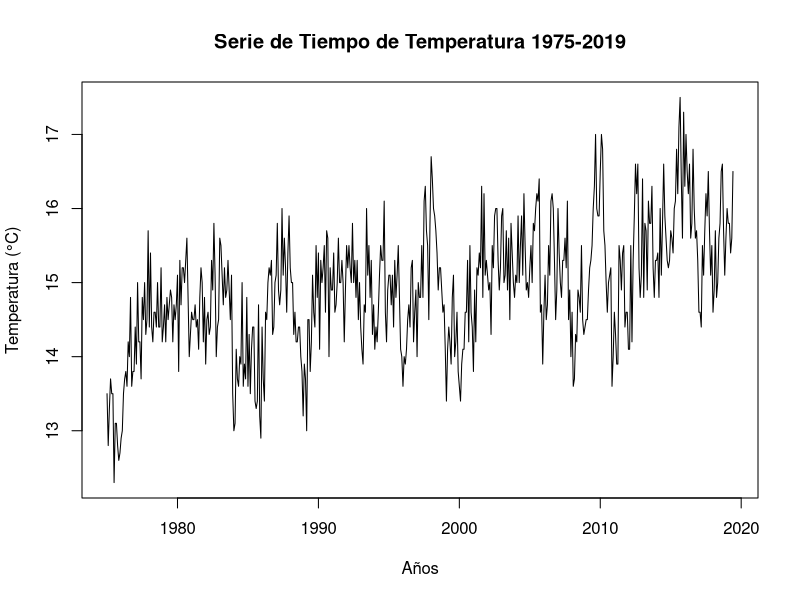
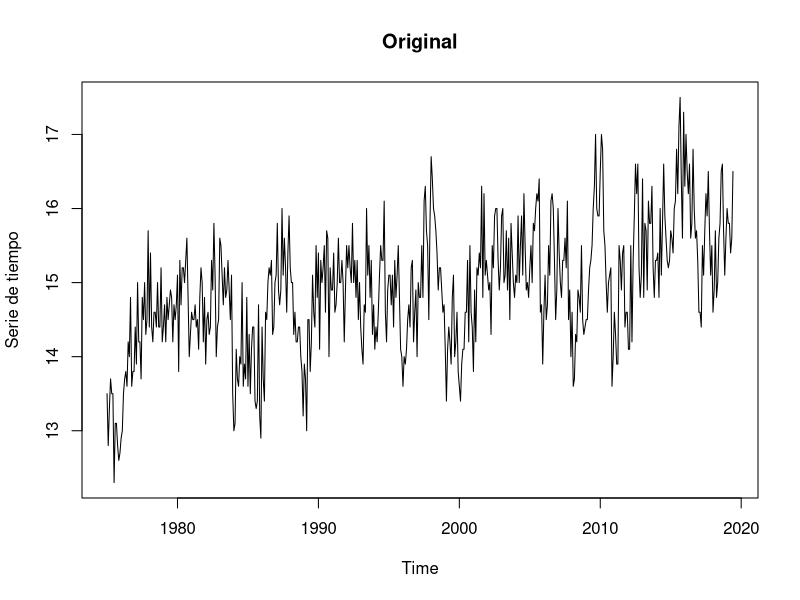
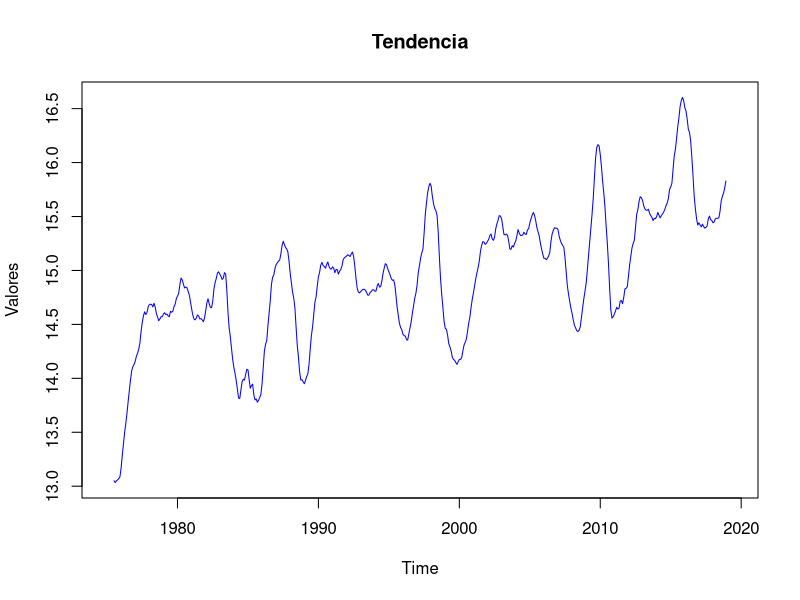
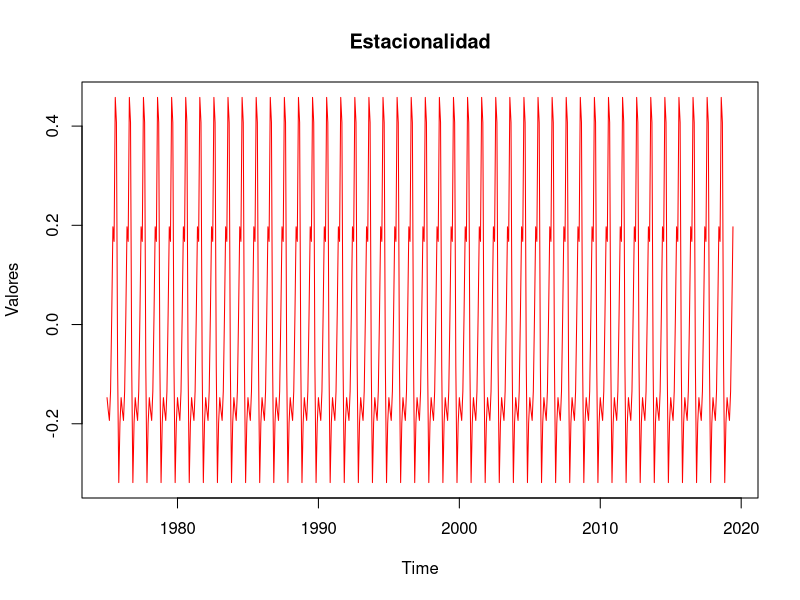
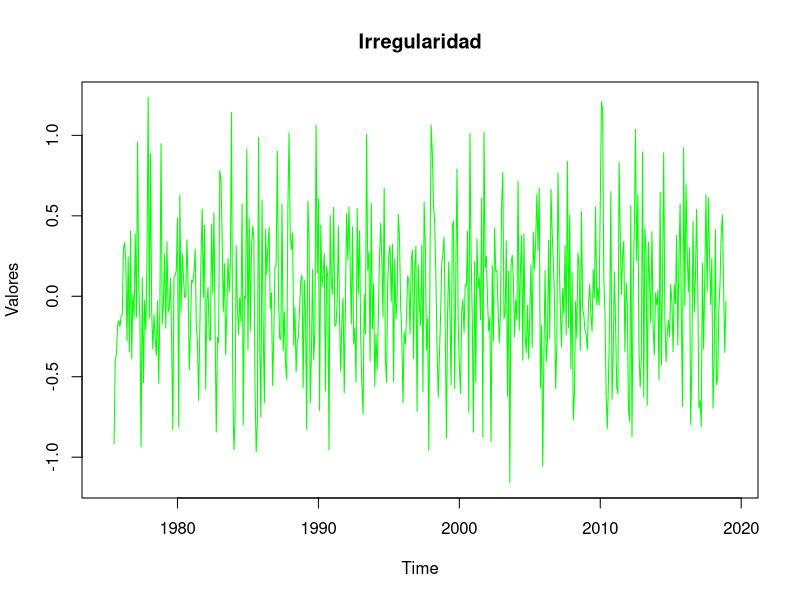
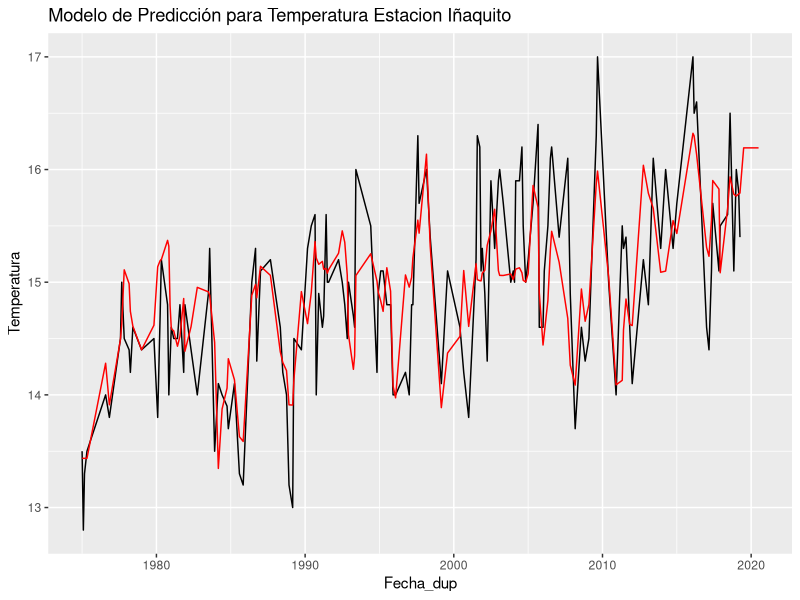
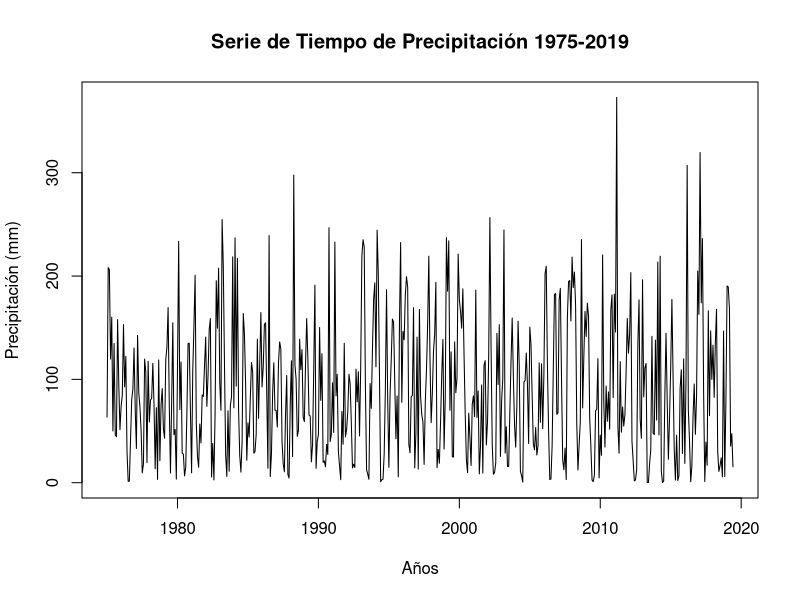
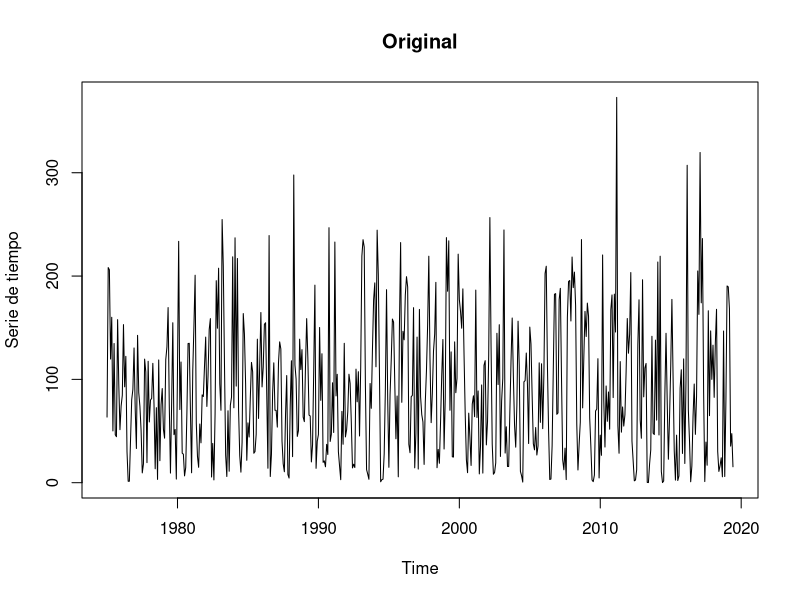

Write the R code that produced these figures, in order.
###MODELO DE PREDICCION ESTADISTICO PROYECTO#####

### 1. Instalación y carga de paquetes.
library(lubridate)
library(dplyr)
library(tidyr)
library(ggplot2)
library(caret)
library(randomForest)
library(zoo)
library(stats)

### Carga de datos

setwd("~/ING AMBIENTAL/INFORMATICA23-24/Proyecto")
temp <- read.csv("Temp_Final.csv", sep = ",", dec = ".", header = T)

### 2. Analisis de Datos.

temp_ts <- ts(temp$Temperatura, frequency = 12, start = c(1975,1))
plot(temp_ts, main = "Serie de Tiempo de Temperatura 1975-2019", xlab = "Años", ylab = "Temperatura (°C)")

  ### Vamos a realizar una descomposicion de la serie de tiempo en los siguientes parámetros.
temp_ts_descomp <- decompose(temp_ts) 

plot(temp_ts_descomp$x, main = "Original", col = "black", ylab = "Serie de tiempo")
plot(temp_ts_descomp$trend, main = "Tendencia", col = "blue", ylab = "Valores")
plot(temp_ts_descomp$seasonal, main = "Estacionalidad", col = "red", ylab = "Valores")
plot(temp_ts_descomp$random, main = "Irregularidad", col = "green", ylab = "Valores")  

### 3. Creación de Variables de fecha y carga de Datos.

fecha_final <- as.Date("2019-07-01")

fecha_pred <- as.Date("2020-07-01")

date_inicial <- as.Date("1975-01-01")

date_final <- as.Date("2019-06-01")

Fecha <- as.Date(seq(from = date_inicial, to = date_final, by="month"))



### 4. Los datos debemos convertir a data frame.

temp <- as.data.frame(temp)
 
    ### Unir las fechas creadas con la temperatura para tener en el formato que R solicita-

temp <- as.data.frame(cbind(temp$Temperatura, Fecha))
    
    ### Renombrar las variables.
names(temp) <- c("Temperatura", "Fecha")

    ### Recalibrar la variable fecha.
    ### Debemos transformar la columna fecha en el formato de fecha para que Rstudio reconozca que esta
    ### columna son las fechas que fueran tomadas nuestras temperaturas.
temp$Fecha <- as.Date(temp$Fecha)

   
    ### Crear un nuevo Data Frame para los datos que vamos a predecir.
fecha_predic <- as.Date(seq(from = fecha_final, to = (fecha_pred), by = "month"))
Temperatura <- as.numeric(NA)
fecha_predic <- as.data.frame(cbind(Temperatura, fecha_predic))
fecha_predic$fecha_predic <- as.Date(fecha_predic$fecha_predic)
names(fecha_predic) <- c("Temperatura", "Fecha")

    ### Unir las dos matrices creadas.
temp <- rbind(temp, fecha_predic)

    ### Crear un duplicado de las fechas para no perder datos en el proceso de modelamiento
temp$Fecha_dup <- temp$Fecha

    ### Vamos a dividir nuestra fecha en año, mes y día.
temp <- temp %>% separate(Fecha, c("Año", "Mes", "Dia"))

    ### Convertir Año, Mes y Dia en valores numéricos.
temp$Año <- as.numeric(temp$Año)
temp$Mes <- as.numeric(temp$Mes)
temp$Dia <- as.numeric(temp$Dia)


    ### Crear nuestros datos de entrenamiento y testeo.
set.seed(1996)
train <- createDataPartition(na.omit(subset(temp, temp$Fecha_dup < fecha_final))$Temperatura
                             , p = 0.7, list = F) 
test <- rbind(temp[-train,] , subset(temp, temp$Fecha_dup >= fecha_final))

### 5. Modelamiento con el algoritmo Random Forest.

mod_rf <- randomForest(Temperatura ~ Fecha_dup, data = temp[train,], 
                       type = "regression", ntree = 500)
pred_rf <- predict(mod_rf, test)

datos_rf <- cbind(pred_rf, test)

    ## Obtener el error absoluto y en porcentaje del modelo calculado.
error_abs_rf <-RMSE(datos_rf$Temperatura, datos_rf$pred_rf, na.rm = T)

error_por_rf <- error_abs_rf / datos_rf[datos_rf$Fecha_dup == max(na.omit(datos_rf)$Fecha_dup), ]$Temperatura
error_por_rf*100

MAE(datos_rf$Temperatura, datos_rf$pred_rf, na.rm = T)
### 6. Dibujar el modelo con el comportamiento normal de Temperatura

ggplot() + geom_line(data = datos_rf, aes(x = Fecha_dup, y = Temperatura), color = "black") +
  geom_line(data = datos_rf, aes(x = Fecha_dup, y = pred_rf), color = "red") + 
  ggtitle("Modelo de Predicción para Temperatura Estacion Iñaquito ")


### Realizamos el mismo proceso para precipitación porque coinciden las fechas para la toma de datos

setwd("~/ING AMBIENTAL/INFORMATICA23-24/Proyecto")
preci <- read.csv("Preci_Final.csv", sep = ",", dec = ".", header = T)

### 2. Analisis de Datos.

preci_ts <- ts(preci$Parque.Bicentenario, frequency = 12, start = c(1975,1))
plot(preci_ts, main = "Serie de Tiempo de Precipitación 1975-2019", xlab = "Años", ylab = "Precipitación (mm)")

### Vamos a realizar una descomposicion de la serie de tiempo en los siguientes parámetros.
preci_ts_descomp <- decompose(preci_ts) 

plot(preci_ts_descomp$x, main = "Original", col = "black", ylab = "Serie de tiempo")
plot(preci_ts_descomp$trend, main = "Tendencia", col = "blue", ylab = "Valores")
plot(preci_ts_descomp$seasonal, main = "Estacionalidad", col = "red", ylab = "Valores")
plot(preci_ts_descomp$random, main = "Irregularidad", col = "green", ylab = "Valores")  

### 3. Los datos debemos convertir a data frame.

preci <- as.data.frame(preci)

### Renombrar las variables.

names(preci) <- c("Fecha", "Precipitacion")

### Unir las fechas creadas con la temperatura para tener en el formato que R solicita-

preci <- as.data.frame(cbind(Fecha, preci$Precipitacion))


### Recalibrar la variable fecha.
### Debemos transformar la columna fecha en el formato de fecha para que Rstudio reconozca que esta
### columna son las fechas que fueran tomadas nuestras temperaturas.
preci$Fecha <- as.Date(preci$Fecha)

names(preci) <- c("Fecha", "Precipitacion")

### Crear un nuevo Data Frame para los datos que vamos a predecir.
fecha_predic_preci <- as.Date(seq(from = fecha_final, to = (fecha_pred), by = "month"))
Precipitacion <- as.numeric(NA)
fecha_predic_preci <- as.data.frame(cbind(fecha_predic_preci, Precipitacion))
fecha_predic_preci$fecha_predic_preci <- as.Date(fecha_predic_preci$fecha_predic_preci)
names(fecha_predic_preci) <- c("Fecha", "Precipitacion")

### Unir las dos matrices creadas.
preci <- rbind(preci, fecha_predic_preci)

### Crear un duplicado de las fechas para no perder datos en el proceso de modelamiento
preci$Fecha_dup_preci <- preci$Fecha

### Vamos a dividir nuestra fecha en año, mes y día.
preci <- preci %>% separate(Fecha, c("Año", "Mes", "Dia"))

### Convertir Año, Mes y Dia en valores numéricos.
preci$Año <- as.numeric(preci$Año)
preci$Mes <- as.numeric(preci$Mes)
preci$Dia <- as.numeric(preci$Dia)

### Crear nuestros datos de entrenamiento y testeo.
set.seed(1997)
train_preci <- createDataPartition(na.omit(subset(preci, preci$Fecha_dup_preci < fecha_final))$Precipitacion
                             , p = 0.7, list = F) 
test_preci <- rbind(preci[-train_preci,] , subset(preci, preci$Fecha_dup_preci >= fecha_final))

### 4. Modelamiento con el algoritmo Random Forest.

mod_rf_preci <- randomForest(Precipitacion ~ Fecha_dup_preci, data = preci[train_preci,], 
                       type = "regression", ntree = 500)

pred_rf_preci <- predict(mod_rf_preci, test_preci)

datos_rf_preci <- cbind(pred_rf_preci, test_preci)

## Obtener el error absoluto y en porcentaje del modelo calculado.
error_abs_rf_preci <-RMSE(datos_rf_preci$Precipitacion, datos_rf_preci$pred_rf_preci, na.rm = T)

error_por_rf_preci <- error_abs_rf / datos_rf_preci[datos_rf_preci$Fecha_dup_preci == max(na.omit(datos_rf_preci)$Fecha_dup_preci), ]$Precipitacion
error_por_rf_preci*100

MAE(datos_rf_preci$Precipitacion, datos_rf_preci$pred_rf_preci, na.rm = T)
### 5. Dibujar el modelo con el comportamiento normal de Temperatura

ggplot() + geom_line(data = datos_rf_preci, aes(x = Fecha_dup_preci, y = Precipitacion), color = "black") +
  geom_line(data = datos_rf_preci, aes(x = Fecha_dup_preci, y = pred_rf_preci), color = "red") + 
  ggtitle("Modelo de Predicción para Precipitación Estacion Iñaquito ")

